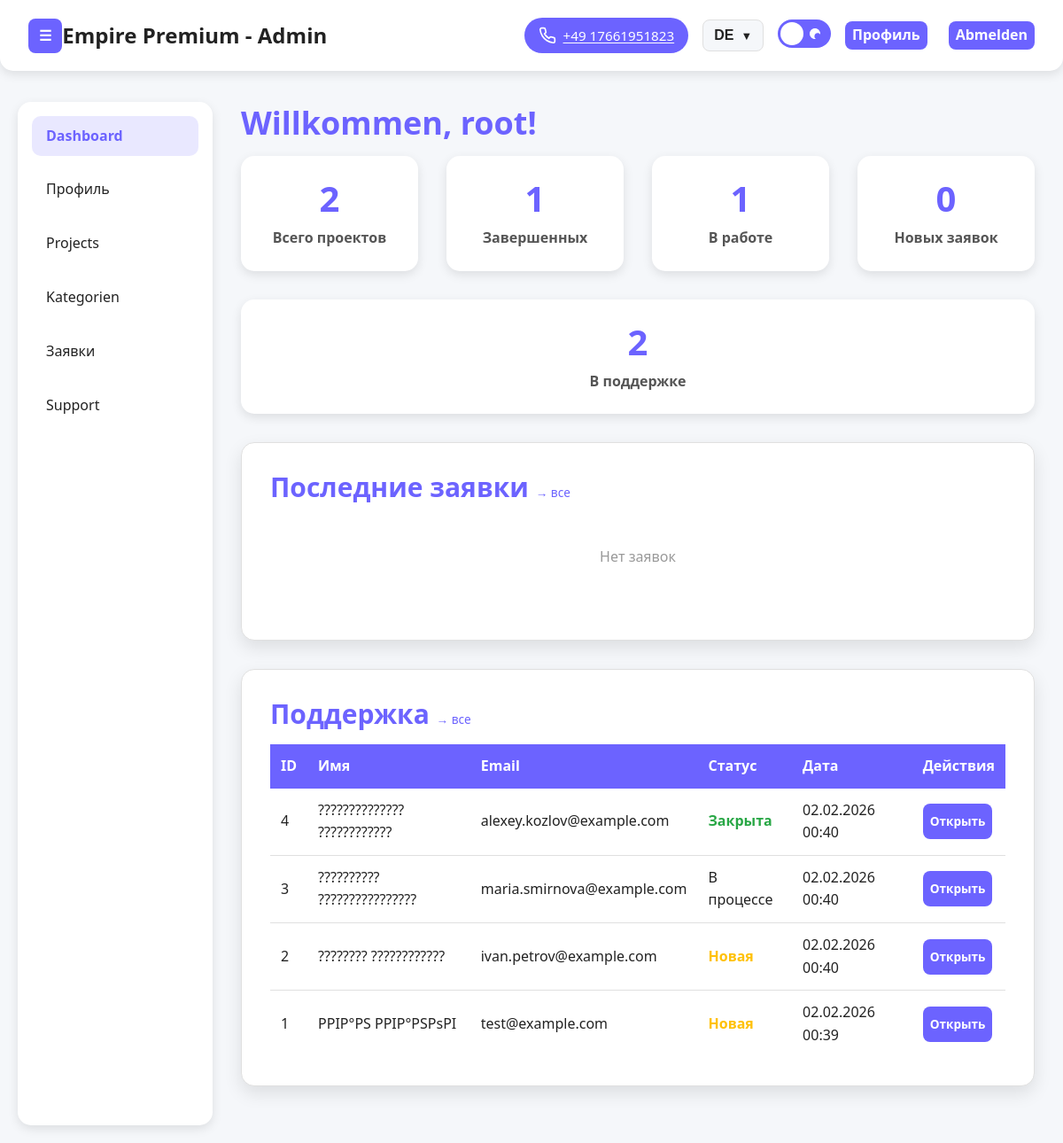
Screenshot of /adminka/ (signed in) with the database file from the repository.
### main/models.py (models this page shows, shortened)
class ContactRequest(models.Model):
    REASON_CHOICES = [
        ('support', 'Поддержка'),
        ('project', 'Проект'),
        ('consult', 'Консультация'),
        ('other', 'Другое'),
    ]
    STATUS_CHOICES = [
        ('new', 'Новая'),
        ('in_progress', 'В процессе'),
        ('closed', 'Закрыта'),
    ]
    name = models.CharField('Имя', max_length=100)
    phone = models.CharField('Телефон', max_length=20)
    email = models.EmailField('Email', max_length=100)
    reason = models.CharField('Причина', max_length=20, choices=REASON_CHOICES, default='support', blank=True)
    message = models.TextField('Сообщение', blank=True)
    created_at = models.DateTimeField('Дата создания', auto_now_add=True)
    status = models.CharField('Статус', max_length=20, choices=STATUS_CHOICES, default='new')
    message_admin = models.TextField('Ответ администратора', blank=True)
    admin_id = models.IntegerField('ID администратора', null=True, blank=True)
    class Meta:
        verbose_name = 'Сообщение в поддержку'
        verbose_name_plural = 'Поддержка'
        db_table = 'contact_requests'
        ordering = ['-created_at']
        indexes = [
            models.Index(fields=['status']),
            models.Index(fields=['-created_at']),
        ]

### main/adminka_views.py (the view)
# urls.py: path('adminka/', adminka_views.adminka_dashboard, name='adminka_dashboard'),
@login_required(login_url=settings.LOGIN_URL)
@user_passes_test(is_staff_user, login_url=settings.LOGIN_URL)
def adminka_dashboard(request):
    total_projects = AdminProject.objects.count()
    completed_projects = AdminProject.objects.filter(status='completed').count()
    in_progress_projects = AdminProject.objects.filter(status='in_progress').count()
    new_support = ContactRequest.objects.filter(status='new').count()
    new_applications = Request.objects.filter(status='new').count()
    recent_applications = Request.objects.select_related('category').order_by('-created_at')[:5]
    recent_support = ContactRequest.objects.order_by('-created_at')[:5]
    context = {
        'admin_name': request.user.get_full_name() or request.user.username,
        'stats': {
            'total_projects': total_projects,
            'completed_projects': completed_projects,
            'in_progress_projects': in_progress_projects,
            'new_support': new_support,
            'new_applications': new_applications,
        },
        'recent_applications': recent_applications,
        'recent_support': recent_support,
    }
    return render(request, 'adminka/dashboard.html', context)

### main/adminka_views.py (called while the page is built)
def is_staff_user(user):
    return user.is_authenticated and user.is_staff

### main/context_processors.py (called while the page is built)
def cabinet_profile(request):
    context = {}
    if not request.user.is_authenticated:
        return context
    resolver_match = getattr(request, 'resolver_match', None)
    if not resolver_match:
        return context
    url_name = getattr(resolver_match, 'url_name', '') or ''
    if not url_name.startswith('cabinet_'):
        return context
    try:
        context['user_profile'] = UserProfile.objects.get(user=request.user)
    except UserProfile.DoesNotExist:
        context['user_profile'] = None
    return context

### main/templates/adminka/dashboard.html (shortened to what this page needs)
{% extends 'adminka/base.html' %}
{% load static %}
{% block extra_css %}
<link rel="stylesheet" href="{% static 'adminka/css/pages/index.css' %}" />
{% endblock %}
{% block content %}
<main class="dashboard">
  <h1><span data-i18n="index.welcome">Добро пожаловать,</span> {{ admin_name }}!</h1>
  <div class="stats" data-aos="fade-up" data-aos-delay="100">
    <div class="stat-card">
      <h2>{{ stats.total_projects }}</h2>
      <p data-i18n="index.stats.projects">Всего проектов</p>
    </div>
    <div class="stat-card">
      <h2>{{ stats.completed_projects }}</h2>
      <p data-i18n="index.stats.completed">Завершенных</p>
    </div>
    <div class="stat-card">
      <h2>{{ stats.in_progress_projects }}</h2>
      <p data-i18n="index.stats.in_progress">В работе</p>
    </div>
    <div class="stat-card">
      <h2>{{ stats.new_applications }}</h2>
      <p>Новых заявок</p>
    </div>
    <div class="stat-card">
      <h2>{{ stats.new_support }}</h2>
      <p>В поддержке</p>
    </div>
  </div>
  <div class="card orders-card" data-aos="fade-up" data-aos-delay="300">
    <h2>Последние заявки <a href="{% url 'main:adminka_requests' %}" style="font-size: 0.85rem; font-weight: 500;">→ все</a></h2>
    {% if recent_applications %}
    <table class="orders-table">
      <thead>
        <tr>
          <th>ID</th>
          <th>Имя</th>
          <th>Email</th>
          <th>Категория</th>
          <th>Статус</th>
          <th>Дата</th>
          <th>Действия</th>
        </tr>
      </thead>
      <tbody>
        {% for req in recent_applications %}
        <tr>
          <td>{{ req.id }}</td>
          <td>{{ req.name }}</td>
          <td>{{ req.email }}</td>
          <td>{{ req.category|default:"—" }}</td>
          <td class="status-{% if req.status == 'new' %}warning{% elif req.status == 'closed' %}success{% else %}info{% endif %}">{{ req.get_status_display }}</td>
          <td>{{ req.created_at|date:"d.m.Y H:i" }}</td>
          <td><a href="{% url 'main:adminka_request_edit' req.id %}" class="btn-primary" style="padding: 0.25rem 0.5rem; font-size: 0.85rem;">Открыть</a></td>
        </tr>
        {% endfor %}
      </tbody>
    </table>
    {% else %}
    <p style="text-align: center; padding: 2rem; color: var(--color-text-muted);">Нет заявок</p>
    {% endif %}
  </div>
  <div class="card orders-card" data-aos="fade-up" data-aos-delay="500">
    <h2>Поддержка <a href="{% url 'main:adminka_support' %}" style="font-size: 0.85rem; font-weight: 500;">→ все</a></h2>
    {% if recent_support %}
    <table class="orders-table">
      <thead>
        <tr>
          <th>ID</th>
          <th>Имя</th>
          <th>Email</th>
          <th>Статус</th>
          <th>Дата</th>
          <th>Действия</th>
        </tr>
      </thead>
      <tbody>
        {% for req in recent_support %}
        <tr>
          <td>{{ req.id }}</td>
          <td>{{ req.name }}</td>
          <td>{{ req.email }}</td>
          <td class="status-{% if req.status == 'new' %}warning{% elif req.status == 'closed' %}success{% else %}info{% endif %}">{{ req.get_status_display }}</td>
          <td>{{ req.created_at|date:"d.m.Y H:i" }}</td>
          <td><a href="{% url 'main:adminka_support_edit' req.id %}" class="btn-primary" style="padding: 0.25rem 0.5rem; font-size: 0.85rem;">Открыть</a></td>
        </tr>
        {% endfor %}
      </tbody>
    </table>
    {% else %}
    <p style="text-align: center; padding: 2rem; color: var(--color-text-muted);">Нет обращений</p>
    {% endif %}
  </div>
</main>
{% endblock %}

### main/static/adminka/css/themes/light.css (style rules this page uses)
:root { --color-primary: #6c63ff; --color-secondary: #5147e9; --color-accent: #ffcc00; --color-background: #f5f7fa; --color-surface: #ffffff; --color-surface-alt: #f0f1f6; --color-border: #e0e0e0; --color-border-strong: #bdbdbd; --color-shadow: rgba(0, 0, 0, 0.1); --color-shadow-strong: rgba(0, 0, 0, 0.18); --gradient-primary: linear-gradient(135deg, #6c63ff 0%, #5147e9 100%); --gradient-accent: linear-gradient(90deg, #ffcc00 0%, #ffe066 100%); --color-text-primary: #222222; --color-text-secondary: #555555; --color-text-muted: #999999; --color-text-inverse: #fff; --color-success: #28a745; --color-warning: #ffc107; --color-danger: #dc3545; --color-info: #17a2b8; --button-radius: 8px; --button-padding: 0.2rem 0.5rem; --button-font-weight: 600; --button-transition: all 0.3s ease; --button-shadow: 0 2px 8px var(--color-shadow); --card-radius: 15px; --card-padding: 1.5rem; --card-shadow: 0 4px 12px var(--color-shadow); --card-hover-shadow: 0 8px 25px rgba(0, 0, 0, 0.15); --transition-fast: 0.2s ease; --transition-normal: 0.3s ease; --transition-slow: 0.5s ease; --container-max-width: 1200px; --container-padding: 0 20px; --header-height: 70px; --footer-height: auto; --spacing-xxs: 0.125rem; --spacing-xs: 0.25rem; --spacing-sm: 0.5rem; --spacing-md: 1rem; --spacing-lg: 1.5rem; --spacing-xl: 2rem; --spacing-xxl: 3rem; --section-padding: 100px; --font-family-primary: 'Inter', -apple-system, BlinkMacSystemFont, 'Segoe UI', Roboto, sans-serif; --font-size-xs: 0.75rem; --font-size-sm: 0.875rem; --font-size-base: 1rem; --font-size-lg: 1.125rem; --font-size-xl: 1.25rem; --font-size-2xl: 1.5rem; --font-size-3xl: 1.875rem; --font-size-4xl: 2.25rem; --font-size-hero: 3.5rem; --z-dropdown: 1000; --z-sticky: 1020; --z-fixed: 1030; --z-modal-backdrop: 1040; --z-modal: 1050; --z-popover: 1060; --z-tooltip: 1070; --breakpoint-xs: 480px; --breakpoint-sm: 768px; --breakpoint-md: 992px; --breakpoint-lg: 1200px; --breakpoint-xl: 1400px; }
* { box-sizing: border-box; margin: 0; padding: 0; }
.btn-primary { background-color: var(--color-primary); color: #fff; border-radius: var(--button-radius); padding: 0.4rem 1rem; font-weight: var(--button-font-weight); border: none; cursor: pointer; text-decoration: none; display: inline-flex; align-items: center; gap: 0.5rem; text-wrap-mode: nowrap; height: 40px; }
html { scroll-behavior: smooth; }
body { font-family: var(--font-family-primary); font-size: var(--font-size-base); line-height: 1.6; color: var(--color-text-primary); background-color: var(--color-background); -webkit-font-smoothing: antialiased; -moz-osx-font-smoothing: grayscale; }
.card { background-color: var(--color-surface); border-radius: var(--card-radius); box-shadow: var(--card-shadow); padding: var(--card-padding); transition: var(--transition-normal); border: 1px solid var(--color-border); }
h1, h2, h3, h4, h5, h6 { font-weight: 700; line-height: 1.2; margin-bottom: var(--spacing-md); color: var(--color-text-primary); }
h1 { font-size: var(--font-size-4xl); }
h2 { font-size: var(--font-size-3xl); }
p { margin-bottom: var(--spacing-md); color: var(--color-text-secondary); }
a { color: var(--color-primary); text-decoration: none; transition: var(--transition-fast); }

### main/static/adminka/css/forms.css (style rules this page uses)
:root { --color-primary-light: rgba(108, 99, 255, 0.2); }

### rows the page displays
ContactRequest: id "4", name "?????????????? ????????????", email "alexey.kozlov@example.com", status "Закрыта", created_at "02.02.2026 00:40"
ContactRequest: id "3", name "?????????? ????????????????", email "maria.smirnova@example.com", status "В процессе", created_at "02.02.2026 00:40"
ContactRequest: id "2", name "???????? ????????????", email "ivan.petrov@example.com", status "Новая", created_at "02.02.2026 00:40"
ContactRequest: id "1", name "РРІР°РЅ РРІР°РЅРѕРІ", email "test@example.com", status "Новая", created_at "02.02.2026 00:39"

### other values shown
{{ admin_name }} "root"
{{ stats.total_projects }} "2"
{{ stats.completed_projects }} "1"
{{ stats.in_progress_projects }} "1"
{{ stats.new_applications }} "0"
{{ stats.new_support }} "2"
